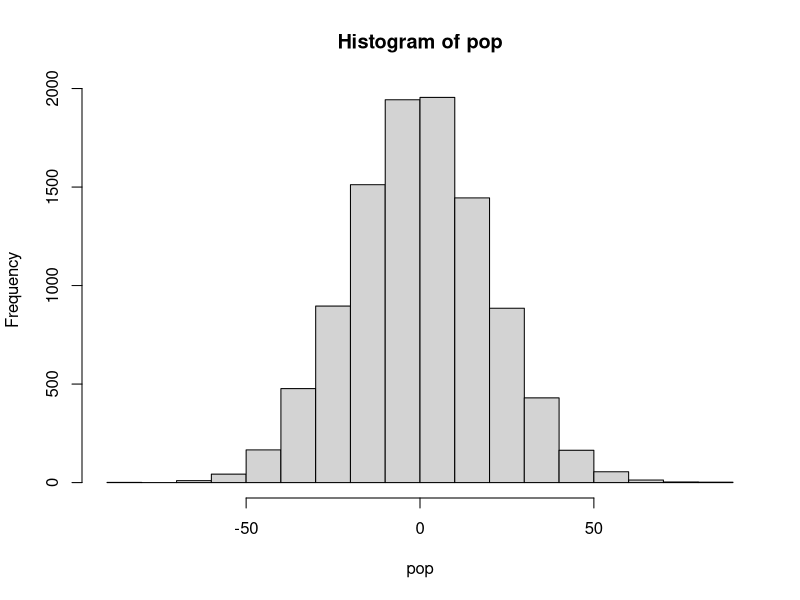
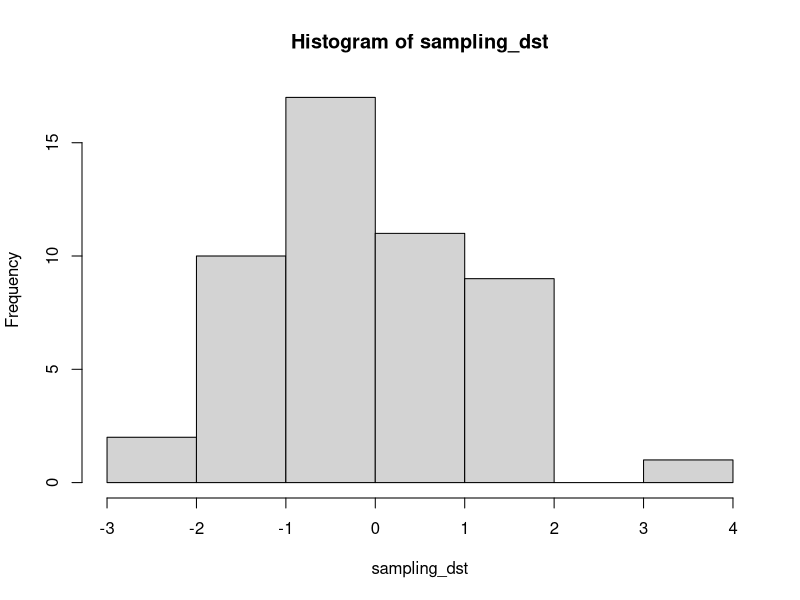

The R source for these figures, in order:
# WEEK 03

# CENTRAL LIMIT THEOREM ####

# Applying CLT 
# generate a population
pop <- rnorm(10000, 0, 20)
# compute its mean and sd
mu <- mean(pop) ; mu ; sd <- sd(pop) ; sd
# generate a list of samples of that population (replacement = FALSE, size < 10%)
sample_dst <- list() ; sample_size <- 300 ; for (i in 1:50) { sample_dst[[i]] <- sample(pop, sample_size) }
# compute a sampling distribution of means of that population
sampling_dst <- as.numeric(lapply(sample_dst, mean))
# compute the mean and the sd of the sampling distribution
mu_dst <- mean(sampling_dst) ; mu_dst ; sd_dst <- sd(sampling_dst) ; sd_dst
# compare statistics of the sampling distribution with the statistics of the population
abs(mu - mu_dst) ; abs((sd / sqrt(sample_size)) - sd_dst)
# build histograms
hist(pop) ; hist(sampling_dst)
 

# CONFIDENCE INTERVALS ####

# Important Reminder:
#
#   Commonly used confidence levels (CLs) are 90%, 95%, 98%, and 99%
#   "...With the confidence level A we state that the answer lies in B..."
#

# Calculates the CI of the population
SI.confidence_intreval <- function(confidence_level, sample_size, mu = 0, sigma = 1) {
# calculates the CI of the population given the CL and the sample's size, mean and variance
    value <- (1 - confidence_level) / 2
    standard_error <- sigma / sqrt(sample_size)
    return(c(qnorm(value, mu, standard_error), qnorm(confidence_level + value, mu, standard_error)))
}

# Calculates the needed sample size
SI.sample_size <- function(sigma, margin_of_error, confidence_level) {
# calculates the needed sample size, given the standard deviation of the population 
# and the desired margin of error and the confidence level of the projected sample
    z <- qnorm((1 - confidence_level) / 2)
    size <- ((z * sigma) / margin_of_error) ^ 2
    return(ceiling(size))
}

# Important Reminder:
#
#   pnorm() takes values from a distribution as an input, and returns the probability with which that value
#           occurs in a given distribution
#   qnorm() - on the contrary - takes the probability as an input, and returns the value occurring with  
#           that probability in a given distribution
#

# HYPOTHESIS TESTING ####

# Calculates z-score
SI.zscore <- function(mu, sigma, sample_size, test_value) {
# calculates z-score, given mean and variance of the population and mean and size of the sample
    return((test_value - mu)/(sigma/sqrt(sample_size)))
}

# Calculates p-value
SI.pvalue <- function (mu, sigma, sample_size, test_value_left = NULL, test_value_right = NULL) {
# calculates p-value, given mean and variance of the population and mean and size of the sample
    if (is.null(test_value_left) && is.null(test_value_right)) {
        stop("No values to test provided")
    }
    if (!is.null(test_value_left) && is.null(test_value_right)) {
        return(pnorm((test_value_left - mu)/(sigma/sqrt(sample_size))))
    } 
    if (is.null(test_value_left) && !is.null(test_value_right)) {
        return(pnorm((test_value_right - mu)/(sigma/sqrt(sample_size)), lower.tail = F))
    } 
    if (!is.null(test_value_left) && !is.null(test_value_right)) {
        return( pnorm((test_value_left - mu)/(sigma/sqrt(sample_size)), lower.tail = T) 
                   + pnorm((test_value_right - mu)/(sigma/sqrt(sample_size)), lower.tail = F) )
    } 
}

